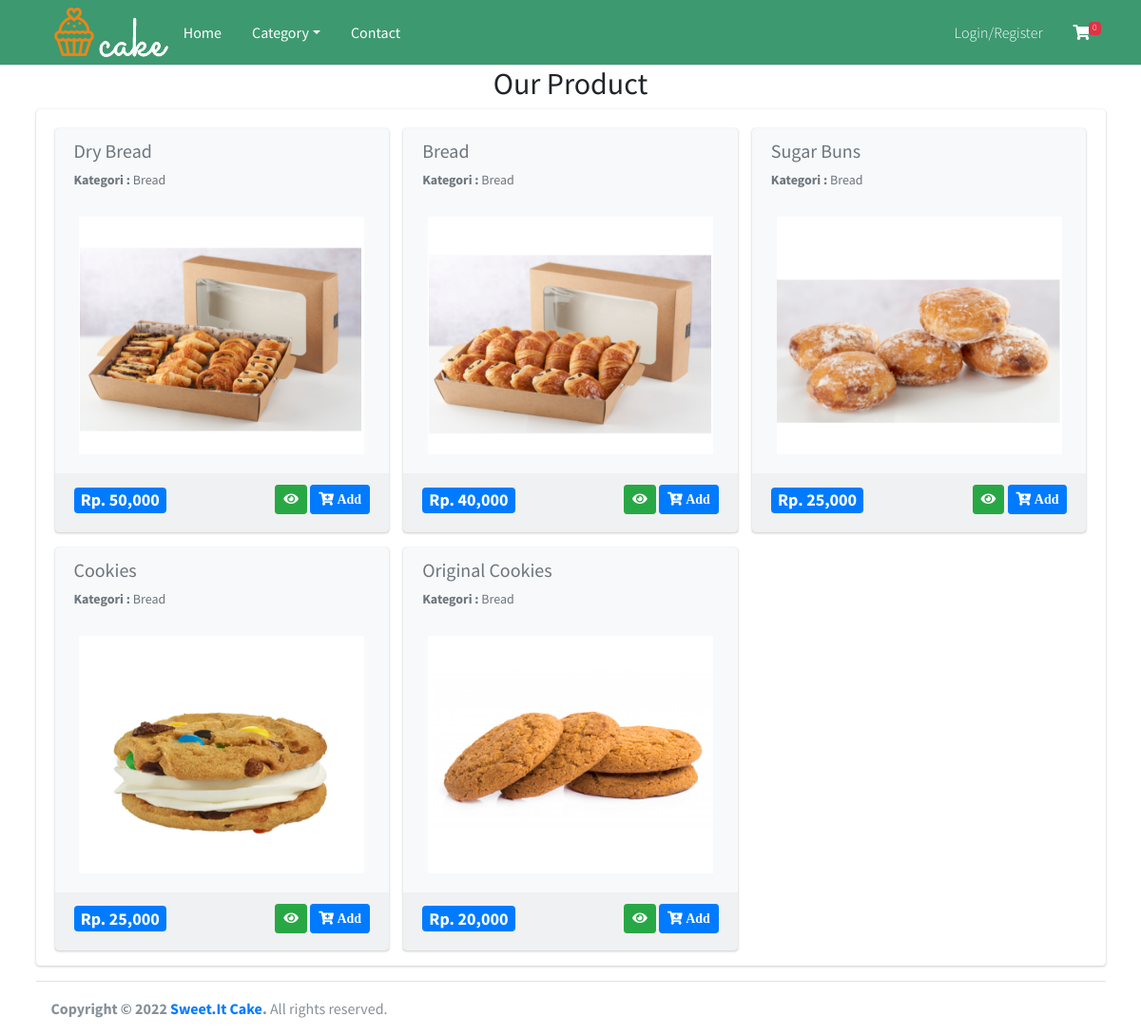
The app's page /home/kategori/16 with its own data.
### tables this page shows
CREATE TABLE `tbl_barang` (
  `id_barang` int(11) NOT NULL,
  `nama_barang` varchar(255) DEFAULT NULL,
  `id_kategori` int(11) DEFAULT NULL,
  `harga` int(11) DEFAULT NULL,
  `deskripsi` mediumtext DEFAULT NULL,
  `gambar` text DEFAULT NULL,
  `berat` int(11) NOT NULL
);

CREATE TABLE `tbl_kategori` (
  `id_kategori` int(11) NOT NULL,
  `nama_kategori` varchar(50) DEFAULT NULL
);

### application/views/layout/v_wrapper_frontend.php (called while the page is built)
<?php
require_once('v_head.php');
require_once('v_header_frontend.php');
require_once('v_nav_frontend.php');
require_once('v_content.php');
require_once('v_footer_frontend.php');

### application/controllers/Home.php (called while the page is built, shortened)
<?php
class Home extends CI_Controller
{
	public function __construct()
	{
		$this->load->model('m_home');
	}
	public function kategori($id_kategori)
	{
		$kategori = $this->m_home->kategori($id_kategori);
		$data = array(
			'title' => 'Category : ' . $kategori->nama_kategori,
			'barang' => $this->m_home->get_all_data_barang($id_kategori),
			'isi' => 'v_kategori_barang',
		);
		$this->load->view('layout/v_wrapper_frontend', $data, FALSE);
	}
}
?>

### index.php (called while the page is built, shortened)
<?php
require_once BASEPATH.'core/CodeIgniter.php';

### application/views/layout/v_content.php (called while the page is built)
<?php
if ($isi) {
	$this->load->view($isi);
}

### application/models/M_home.php (called while the page is built, shortened)
<?php
class M_home extends CI_Model
{
	public function get_all_data_kategori()
	{
		$this->db->select('*');
		$this->db->from('tbl_kategori');
		$this->db->order_by('id_kategori', 'desc');
		return $this->db->get()->result();
	}
	public function kategori($id_kategori)
	{
		$this->db->select('*');
		$this->db->from('tbl_kategori');
		$this->db->where('id_kategori', $id_kategori);
		return $this->db->get()->row();
	}
	public function get_all_data_barang($id_kategori)
	{
		$this->db->select('*');
		$this->db->from('tbl_barang');
		$this->db->join('tbl_kategori', 'tbl_kategori.id_kategori = tbl_barang.id_kategori', 'left');
		$this->db->where('tbl_barang.id_kategori', $id_kategori);
		return $this->db->get()->result();
	}
}
?>

### application/views/v_kategori_barang.php (the view, shortened to what this page needs)
<div class="container">
    <h2 style="text-align:center">Our Product</h2>
  	<div class="row">
<div class="card card-solid">
	<div class="card-body pb-0">
		<div class="row">
			<?php foreach ($barang as $key => $value) { ?>
				<div class="col-sm-4">
					<?php
					echo form_open('belanja/add');
					?>
					<div class="card bg-light">
						<div class="card-header text-muted border-bottom-0">
							<h2 class="lead"><b><?= $value->nama_barang ?></b></h2>
							<p class="text-muted text-sm"><b>Kategori : </b><?= $value->nama_kategori ?></p>
						</div>
						<div class="card-body pt-0">
							<div class="row">
								<div class="col-12 text-center">
									<img src="<?= base_url('assets/gambar/' . $value->gambar) ?>" width="300px" height="250px">
								</div>
							</div>
						</div>
						<div class="card-footer">
							<div class="row">
								<div class="col-sm-6">
									<div class="text-left">
										<h4><span class="badge bg-primary">Rp. <?= number_format($value->harga, 0) ?></span></h4>
									</div>
								</div>
								<div class="col-sm-6">
									<div class="text-right">
										<a href="<?= base_url('home/detail_barang/' . $value->id_barang)  ?>" class="btn btn-sm btn-success">
											<i class="fas fa-eye"></i>
										</a>
										<button type="submit" class="btn btn-sm btn-primary swalDefaultSuccess">
											<i class="fas fa-cart-plus"> Add</i>
										</button>
									</div>
								</div>
							</div>
						</div>
					</div>
					<?php echo form_close(); ?>
				</div>
			<?php } ?>
		</div>
	</div>
</div>

### application/views/layout/v_head.php (shortened to what this page needs)
<!DOCTYPE html>
<html>
<head>
	<link rel="stylesheet" href="<?= base_url() ?>template/plugins/fontawesome-free/css/all.min.css">
	<link rel="stylesheet" href="https://code.ionicframework.com/ionicons/2.0.1/css/ionicons.min.css">
	<link rel="stylesheet" href="<?= base_url() ?>template/plugins/datatables-bs4/css/dataTables.bootstrap4.min.css">
	<link rel="stylesheet" href="<?= base_url() ?>template/plugins/datatables-responsive/css/responsive.bootstrap4.min.css">
	<link rel="stylesheet" href="<?= base_url() ?>template/plugins/sweetalert2-theme-bootstrap-4/bootstrap-4.min.css">
	<link rel="stylesheet" href="<?= base_url() ?>template/dist/css/adminlte.min.css">
</head>

### application/views/layout/v_header_frontend.php
<body class="hold-transition layout-top-nav">
	<div class="wrapper">

### application/views/layout/v_nav_frontend.php (shortened to what this page needs)
<nav class="main-header navbar navbar-expand-md navbar-light navbar-white bg-olive">
	<div class="container">
		<a href="<?= base_url() ?>" class="navbar-brand text-white">
		<div class="site-logo">
              <a href="<?php echo site_url('user/index'); ?>">
                <img src="<?php echo base_url('assets/foto/logo.png'); ?>" alt="">
              </a>
            </div>
		</a>
		<div class="collapse navbar-collapse order-3" id="navbarCollapse">
			<ul class="navbar-nav">
				<li class="nav-item">
					<a href="<?= base_url() ?>" class="nav-link text-white">Home</a>
				</li>
				<li class="nav-item dropdown">
					<a id="dropdownSubMenu1" href="#" data-toggle="dropdown" aria-haspopup="true" aria-expanded="false" class="nav-link dropdown-toggle text-white">Category</a>
				</li>
				<li class="nav-item">
					<a href="#" class="nav-link text-white" data-toggle="modal" data-target="#exampleModal">Contact</a>
				</li>
			</ul>
		</div>
		<ul class="order-1 order-md-3 navbar-nav navbar-no-expand ml-auto">
			<li class="nav-item">
				<?php if ($this->session->userdata('email') == "") { ?>
					<a class="nav-link" href="<?= base_url('pelanggan/login') ?>">
						<span class="brand-text font-weight-light text-white">Login/Register</span>
					</a>
				<?php } ?>
			</li>
			<?php
			$jml_item = 0;
			?>
			<li class="nav-item dropdown">
				<a class="nav-link text-white" data-toggle="dropdown" href="">
					<i class="fas fa-shopping-cart"></i>
					<span class="badge badge-danger navbar-badge"><?= $jml_item ?></span>
				</a>
			</li>
		</ul>
	</div>
</nav>
	<div class="content">
		<div class="container">

### application/views/layout/v_footer_frontend.php (shortened to what this page needs)
</div>
</div>
<footer class="main-footer">
	<strong>Copyright &copy; 2022 <a href="">Sweet.It Cake</a>.</strong> All rights reserved.
</footer>
</div>
</body>
</html>

### records on screen
tbl_barang: nama_barang "Dry Bread", id_kategori.nama_kategori "Bread", gambar (picture), harga "50,000"
tbl_barang: nama_barang "Bread", id_kategori.nama_kategori "Bread", gambar (picture), harga "40,000"
tbl_barang: nama_barang "Sugar Buns", id_kategori.nama_kategori "Bread", gambar (picture), harga "25,000"
tbl_barang: nama_barang "Cookies", id_kategori.nama_kategori "Bread", gambar (picture), harga "25,000"
tbl_barang: nama_barang "Original Cookies", id_kategori.nama_kategori "Bread", gambar (picture), harga "20,000"

### other values on screen
$jml_item "0"
